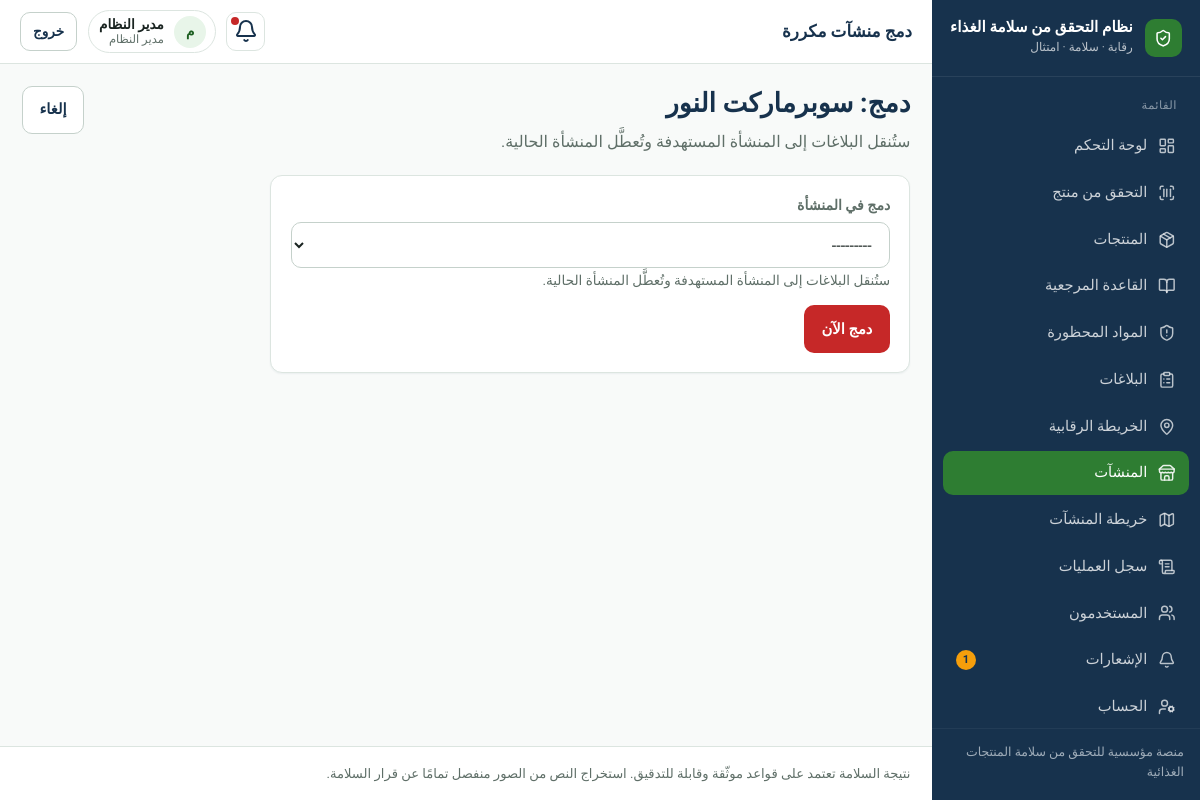
Screenshot of /stores/9756cda1-6bfb-4838-b899-2b8bf14c1031/merge/ (signed in) with the database file from the repository.
### apps/accounts/models.py (models this page shows, shortened)
class User(AbstractUser):
    id = models.UUIDField(primary_key=True, default=uuid.uuid4, editable=False)
    full_name = models.CharField("الاسم الكامل", max_length=150, blank=True)
    phone = models.CharField("الهاتف", max_length=20, blank=True, null=True, unique=True)
    role = models.CharField(
        max_length=32,
        choices=Role.choices,
        default=Role.USER,
        db_index=True,
    )
    preferred_language = models.CharField(
        max_length=2,
        choices=[("ar", "العربية"), ("en", "English")],
        default="ar",
    )
    is_active = models.BooleanField(default=True)
    class Meta:
        verbose_name = "مستخدم"
        verbose_name_plural = "المستخدمون"
        ordering = ["-date_joined"]
    @property
    def can_manage_stores(self):
        return self.role in {Role.ADMIN, Role.INSPECTOR}

### apps/stores/models.py (models this page shows, shortened)
class Store(models.Model):
    class Status(models.TextChoices):
        NEW = "NEW", "جديد"
        ACTIVE = "ACTIVE", "نشط"
        UNDER_REVIEW = "UNDER_REVIEW", "قيد المراجعة"
        VERIFIED = "VERIFIED", "معتمد"
        INACTIVE = "INACTIVE", "غير نشط"
    class EstablishmentType(models.TextChoices):
        GROCERY = "GROCERY", "بقالة"
        SUPERMARKET = "SUPERMARKET", "سوبر ماركت"
        BAKERY = "BAKERY", "مخبز"
        RESTAURANT = "RESTAURANT", "مطعم"
        CAFE = "CAFE", "مقهى"
        SWEETS = "SWEETS", "محل حلويات"
        BUTCHER = "BUTCHER", "جزارة"
        FOOD_SHOP = "FOOD_SHOP", "محل مواد غذائية"
        FACTORY = "FACTORY", "مصنع أغذية"
        WAREHOUSE = "WAREHOUSE", "مستودع مواد غذائية"
        FAST_FOOD = "FAST_FOOD", "مطعم وجبات سريعة"
        JUICE = "JUICE", "محل عصائر"
        OTHER = "OTHER", "أخرى"
    id = models.UUIDField(primary_key=True, default=uuid.uuid4, editable=False)
    name = models.CharField("اسم المنشأة", max_length=200, db_index=True)
    name_normalized = models.CharField(max_length=200, blank=True, db_index=True)
    owner_name = models.CharField(max_length=200, blank=True)
    phone = models.CharField(max_length=20, blank=True)
    address = models.TextField("العنوان", blank=True)
    city = models.CharField("المدينة", max_length=100, blank=True, db_index=True)
    district = models.CharField("المنطقة", max_length=100, blank=True)
    street = models.CharField("الشارع", max_length=200, blank=True)
    location_description = models.CharField("وصف الموقع", max_length=255, blank=True)
    latitude = models.FloatField(null=True, blank=True)
    longitude = models.FloatField(null=True, blank=True)
    establishment_type = models.CharField(
        "نوع المنشأة",
        max_length=32,
        choices=EstablishmentType.choices,
        blank=True,
        db_index=True,
    )
    custom_type = models.CharField(
        "نوع مخصص",
        max_length=100,
        blank=True,
        help_text="يُستخدم عند اختيار «أخرى»",
    )
    business_type = models.CharField(max_length=100, blank=True)
    license_number = models.CharField(max_length=100, blank=True)
    status = models.CharField(
        max_length=20,
        choices=Status.choices,
        default=Status.NEW,
        db_index=True,
    )
    merged_into = models.ForeignKey(
        "self",
        on_delete=models.SET_NULL,
        null=True,
        blank=True,
        related_name="merged_from",
    )
    created_by = models.ForeignKey(
        settings.AUTH_USER_MODEL,
        on_delete=models.SET_NULL,
        null=True,
        blank=True,
        related_name="stores_created",
    )
    updated_by = models.ForeignKey(
        settings.AUTH_USER_MODEL,
        on_delete=models.SET_NULL,
        null=True,
        blank=True,
        related_name="stores_updated",
    )
    created_at = models.DateTimeField(auto_now_add=True)
    updated_at = models.DateTimeField(auto_now=True)
    class Meta:
        ordering = ["name"]
        indexes = [
            models.Index(fields=["latitude", "longitude"]),
            models.Index(fields=["status", "establishment_type"]),
        ]
    def __str__(self):
        return self.name

### apps/stores/views.py (the view)
    @login_required
    def _wrapped(request, *args, **kwargs):
        if not _can_manage(request.user):
            messages.error(request, "ليس لديك صلاحية لإدارة المنشآت.")
            return redirect("stores:list")
        return view(request, *args, **kwargs)

### apps/stores/forms.py
class StoreMergeForm(forms.Form):
    target = forms.ModelChoiceField(
        label="دمج في المنشأة",
        queryset=Store.objects.none(),
        help_text="ستُنقل البلاغات إلى المنشأة المستهدفة وتُعطَّل المنشأة الحالية.",
    )
    def __init__(self, *args, source: Store, **kwargs):
        super().__init__(*args, **kwargs)
        self.fields["target"].queryset = (
            Store.objects.filter(merged_into__isnull=True)
            .exclude(status=Store.Status.INACTIVE)
            .exclude(id=source.id)
            .order_by("name")
        )

### apps/core/context_processors.py (called while the page is built)
def _item(label, url_name, icon, match_prefixes=None):
    return {
        "label": label,
        "url_name": url_name,
        "icon": icon,
        "match_prefixes": match_prefixes or [],
    }

### apps/stores/views.py (called while the page is built, shortened)
def _can_manage(user) -> bool:
    return user.is_authenticated and user.can_manage_stores

def _manager_required(view):
    @login_required
    def _wrapped(request, *args, **kwargs):
        if not _can_manage(request.user):
            messages.error(request, "ليس لديك صلاحية لإدارة المنشآت.")
            return redirect("stores:list")
        return view(request, *args, **kwargs)
    return _wrapped

@_manager_required
@require_http_methods(["GET", "POST"])
def store_merge(request, store_id):
    source = get_object_or_404(Store, id=store_id)
    form = StoreMergeForm(request.POST or None, source=source)
    return render(request, "stores/merge.html", {"form": form, "store": source})

### templates/stores/merge.html (shortened to what this page needs)
{% extends "base.html" %}
{% block topbar_title %}دمج منشآت مكررة{% endblock %}
{% block content %}
<div class="page-header">
  <div>
    <h1>دمج: {{ store.name }}</h1>
    <p class="lead">ستُنقل البلاغات إلى المنشأة المستهدفة وتُعطَّل المنشأة الحالية.</p>
  </div>
  <a class="btn btn-secondary" href="{% url 'stores:detail' store.id %}">إلغاء</a>
</div>
<section class="card panel" style="max-width:640px">
  <form method="post" class="form-grid">
    <div>
      <label for="{{ form.target.id_for_label }}">{{ form.target.label }}</label>
      {{ form.target }}
      <div class="muted small">{{ form.target.help_text }}</div>
    </div>
    <div class="actions">
      <button class="btn btn-danger" type="submit" onclick="return confirm('تأكيد الدمج؟');">دمج الآن</button>
    </div>
  </form>
</section>
{% endblock %}

### templates/base.html (shortened to what this page needs)
{% load static %}
<!DOCTYPE html>
<html lang="ar" dir="rtl">
<head>
  <link rel="stylesheet" href="{% static 'css/design-system.css' %}">
</head>
<body class="{% block body_class %}{% endblock %}">
{% if use_app_shell %}
  <div class="app-shell">
    <aside class="sidebar" id="sidebar">
      <a class="sidebar-brand" href="{% url 'core:home' %}">
        <span class="brand-mark" aria-hidden="true"><i data-lucide="shield-check"></i></span>
        <span class="brand-text">
          <strong>{{ app_name_ar }}</strong>
          <span>رقابة · سلامة · امتثال</span>
        </span>
      </a>
      <nav class="sidebar-nav" aria-label="القائمة الرئيسية">
        <div class="nav-section">
          <div class="nav-section-title">القائمة</div>
          {% for item in nav_items %}
            <a class="nav-link {% if item.active %}active{% endif %}" href="{{ item.url }}">
              <i data-lucide="{{ item.icon }}"></i>
              <span>{{ item.label }}</span>
              {% if item.url_name == 'notifications:list' and unread_notifications %}
                <span class="nav-badge">{{ unread_notifications }}</span>
              {% endif %}
            </a>
          {% endfor %}
        </div>
      </nav>
      <div class="sidebar-footer">منصة مؤسسية للتحقق من سلامة المنتجات الغذائية</div>
    </aside>
    <div class="main-wrap">
      <header class="topbar">
        <div class="topbar-left">
          <div class="page-title-top">{% block topbar_title %}{{ app_name_ar }}{% endblock %}</div>
        </div>
        <div class="topbar-right">
          <a class="icon-btn" href="{% url 'notifications:list' %}" title="الإشعارات" aria-label="الإشعارات">
            <i data-lucide="bell"></i>
            {% if unread_notifications %}<span class="dot"></span>{% endif %}
          </a>
          <div class="user-chip">
            <span class="user-avatar">{{ user.full_name|default:user.username|make_list|first|upper }}</span>
            <span class="user-meta">
              <strong>{{ user.full_name|default:user.username }}</strong>
              <span>{{ user.get_role_display }}</span>
            </span>
          </div>
          <form method="post" action="{% url 'accounts:logout' %}">
            <button class="btn btn-secondary btn-sm" type="submit">خروج</button>
          </form>
        </div>
      </header>
{% endif %}
      <main class="content"{% if not use_app_shell %} style="max-width:1100px;margin:0 auto"{% endif %}>
        {% block content %}{% endblock %}
      </main>
{% if use_app_shell %}
      <footer class="app-footer">
        نتيجة السلامة تعتمد على قواعد موثّقة وقابلة للتدقيق. استخراج النص من الصور منفصل تمامًا عن قرار السلامة.
      </footer>
    </div>
  </div>
{% else %}
  </div>
{% endif %}
</body>
</html>

### rows the page displays
User: full_name|make_list "م", full_name "مدير النظام", role "مدير النظام"
Store: name "سوبرماركت النور"

### other values shown
{{ app_name_ar }} "نظام التحقق من سلامة الغذاء"
{{ item.label }} "لوحة التحكم" "التحقق من منتج" "المنتجات" "القاعدة المرجعية" "المواد المحظورة" "البلاغات" "الخريطة الرقابية" "المنشآت" "خريطة المنشآت" "سجل العمليات" "المستخدمون" "الإشعارات" "الحساب"
{{ unread_notifications }} "1"
